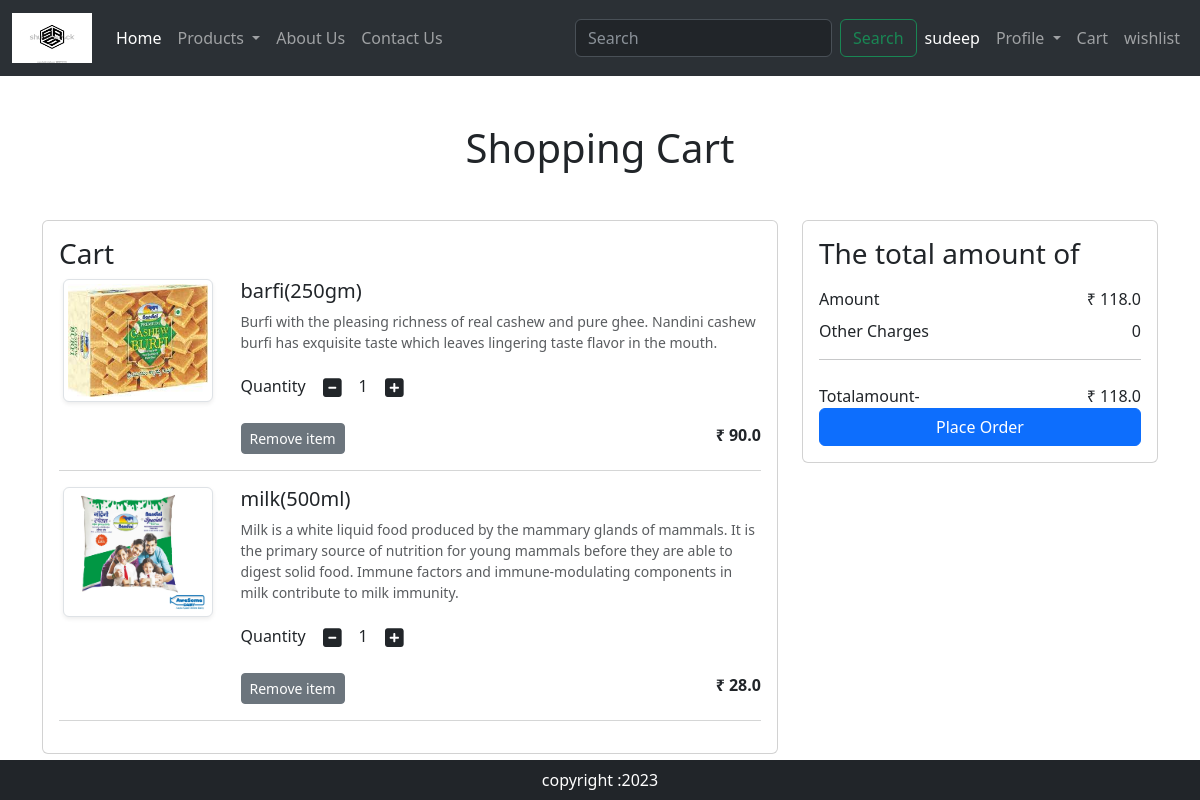
/cart/ (signed in), run on an earlier commit of the app's database.
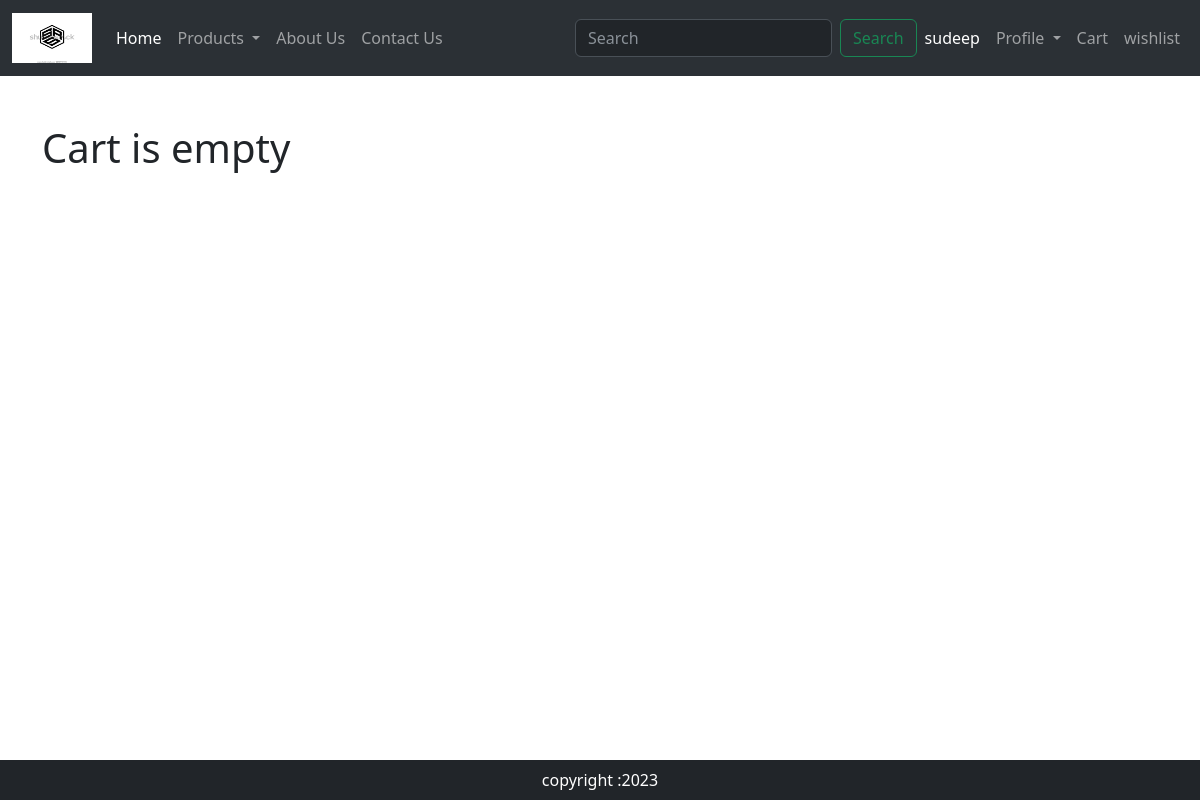
And on a later commit of the database.
### ecommapp/models.py (models this page shows, shortened)
class Cart(models.Model):
    user=models.ForeignKey(User,on_delete=models.CASCADE)
    product=models.ForeignKey(Product,on_delete=models.CASCADE)
    quantity=models.PositiveIntegerField(default=1)

class Product(models.Model):
    title=models.CharField(max_length=100)
    price=models.FloatField()
    description=models.TextField()
    category=models.CharField(choices=CATEGORY_CHOICES,max_length=15)
    image=models.ImageField(upload_to='product')

### ecommapp/views.py (the view)
# urls.py: path('cart/',views.show_cart,name='cart'),
def show_cart(request):
    user=request.user
    cart=Cart.objects.filter(user=user)
    amount=0
    for pr in cart:
        val=pr.quantity * pr.product.price
        amount+=val
    totalamount=amount
    return render(request,'ecommapp/addtocart.html',locals())

### ecommapp/templates/ecommapp/addtocart.html
{% extends 'main.html' %}
{% load static %}
{% block main%}
<div class="container my-5">
    <div class="row">
        {% if cart %}
        <h1 class="text-center mb-5">Shopping Cart</h1>
        <div class="col-sm-8">
            <div class="card">
                <div class="card-body">
                    <h3>Cart</h3>
                    {% for item in cart %}
                    <div class="row">
                        <div class="col-sm-3 text-center align self-center"><img src="{{item.product.image.url}}" alt="" class="img-fluid img-thumbnail shadow-sm" height="150" width="150"></div>
                        <div class="col-sm-9">
                            <div>
                                <h5> {{item.product.title}} </h5>
                                <p class="mb-2 text-muted small"> {{item.product.description}} </p>
                                <div class="my-3">
                                    <label for="quantity"> Quantity </label>
                                    <a class="minus-cart btn" pid= {{item.product.id}}> <i class="fas fa-minus-square fa-lg"></i></a>
                                    <span id="quantity"> {{item.quantity}} </span>
                                    <a class="plus-cart btn" pid= {{item.product.id}}> <i class="fas fa-plus-square fa-lg"></i></a>
                                </div>
                                <div class="d-flex justify-content-between">
                                    <a href="#" class="remove-cart btn btn-sm btn-secondary mr-3" pid= {{item.product.id}} >Remove item</a>
                                    <p class="mb-0"><span><strong> ₹ {{item.product.price}} </strong></span></p>
                                </div>
                            </div>
                        </div>
                    </div>
                    <hr class="text-muted">
                    {% endfor %}
                </div>
            </div>
        </div>
        <div class="col-sm-4">
            <div class="card">
                <div class="card-body">
                    <h3>The total amount of</h3>
                    <ul class="list-group">
                        <li class="list-group-item d-flex justify-content-between align-items-center border-0 px-0 pb-0">Amount <span id="amount">₹ {{amount}} </span></li>
                        <li class="list-group-item d-flex justify-content-between align-items-center border-0 px-0 pb-0">Other Charges <span>0</span></li>
                        <hr>
                        <li class="list-group-item d-flex justify-content-between align-items-center border-0 px-0 pb-0 ">
                            Totalamount-<span id="totalamount" class="float: right;"> ₹ {{totalamount}} </span>
                        </li>
                    </ul>
                    <div class="d-grid"> <a href="{% url 'checkout' %}" class="btn btn-primary">Place Order</a>
                    </div>
                </div>
            </div>
        </div>
    </div>
    {% else %}
            <h1>Cart is empty</h1>
    {% endif %}
</div>
{% endblock %}

What changed in the data, as far as the page shows it:
removed Cart: product.image (picture), product "barfi(250gm)", product.description "Burfi with the pleasing richness of real cashew and pure ghee. Nandini cashew burfi has exquisite taste which leaves lingering taste flavor in the mouth.", quantity "1", product.price "90.0"
removed Cart: product.image (picture), product "milk(500ml)", product.description "Milk is a white liquid food produced by the mammary glands of mammals. It is the primary source of nutrition for young mammals before they are able to digest solid food. Immune factors and immune-modulating components in milk contribute to milk immunity.", quantity "1", product.price "28.0"
Also different on the page:
{{ amount }}: "118.0" → (not shown)
{{ totalamount }}: "118.0" → (not shown)
text no longer shown: "Shopping Cart Cart The total amount of Amount ₹ Other Charges 0 Totalamount- ₹ Place Order"
text now shown: "Cart is empty"
